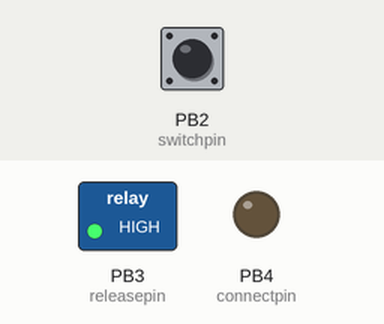
Simulated run of this sketch. Board: ATtiny85, built with avr-gcc and run on an emulated ATtiny85. Shown: switched loads named in the sketch (green lamp = pin HIGH), output pins drawn as LEDs (lit = HIGH). Dashed ring = blinking. The test bench sets the inputs (shaded band); at power-on: PB2 (switchpin) HIGH.

Above: at 1.2 s.
1.3 s: PB2 (switchpin) pulled LOW for 0.15 s
At 1.8 s:
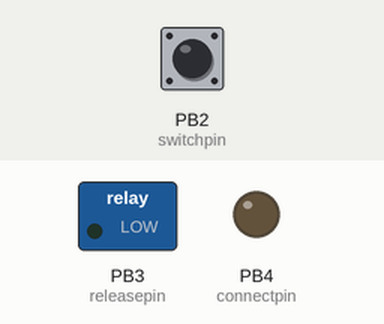
At 2.7 s:
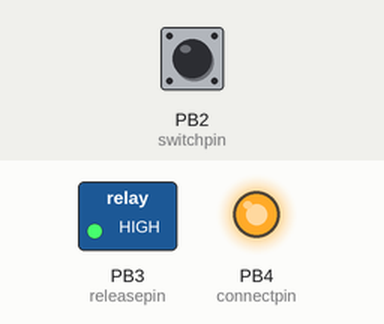
3.8 s: PB2 (switchpin) pulled LOW for 3.2 s
At 4.68 s:
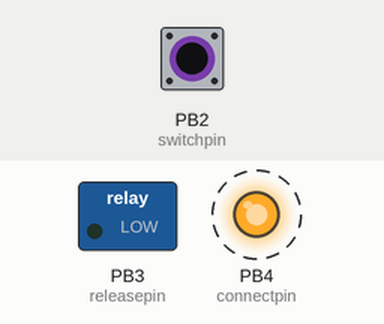
Timing chart, 0 to 9.4 s (numbered marks = the images above; inputs shaded):
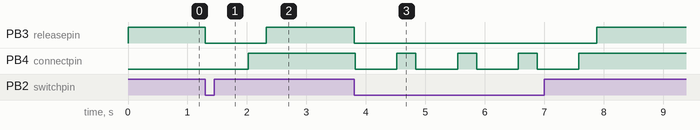

The sketch:

ATTINY85_Headlight_Flasher.ino
```cpp
int releasepin=3, connectpin=4, switchpin=2;

void setup() {
  // put your setup code here, to run once:
pinMode(releasepin,OUTPUT);
pinMode(connectpin,OUTPUT);
pinMode(switchpin,INPUT_PULLUP);
}

void loop() {
  // put your main code here, to run repeatedly:
if(digitalRead(switchpin)==LOW)
{
digitalWrite(releasepin,LOW);
delay(20);
digitalWrite(connectpin,LOW);
delay(700);
digitalWrite(connectpin,HIGH);
delay(300);
}
else
digitalWrite(releasepin, HIGH);
}
```

Measured:
- after the input at 1.3 s, PB3 (releasepin): HIGH → LOW at once, → HIGH 1.0 s later; PB4 (connectpin): LOW → HIGH after 0.72 s
- after the input at 3.8 s, PB3 (releasepin): HIGH → LOW at once, → HIGH 4.1 s later; PB4 (connectpin): alternates HIGH for 0.32 s and LOW for 0.70 s, 8 changes in all, then stays HIGH, starting at once
